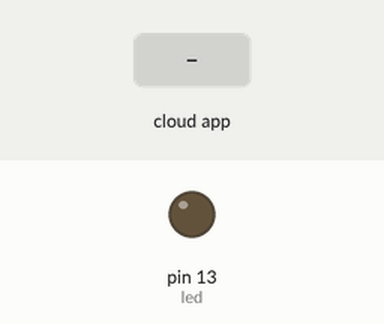
Recording of a sketch running on a simulated Arduino Uno, built with avr-gcc and run on an emulated ATmega328P. Shown: output pins drawn as LEDs (lit = HIGH). The inputs (shaded band) are chosen by the test bench. The ROS host is connected and sends only what is stated.

Above: at 1.2 s.
1.3 s: the phone or cloud app sets led_val to 1
At 2.5 s:
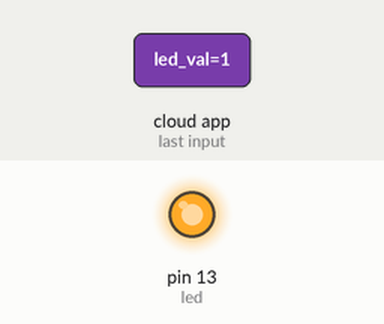
2.8 s: the phone or cloud app sets led_val to 0
At 3.8 s:
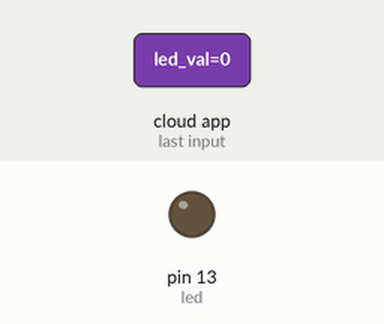
Timing chart, 0 to 5.8 s (numbered marks = the images above; inputs shaded):
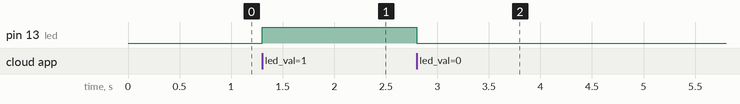

The sketch:

blink_led.ino
```cpp
#include <ros.h>
#include <std_msgs/Int8.h>

#define led 13

ros::NodeHandle nh;

int led_val;

void messageCallback(const std_msgs::Int8& led_msg)
{
  if(led_msg.data == 1)
  {
    digitalWrite(led, HIGH);
  }
  else
  {
    digitalWrite(led, LOW);
  }
}

ros::Subscriber<std_msgs::Int8> sub("led_val", messageCallback);
void setup() {
  // put your setup code here, to run once:
  pinMode(led, OUTPUT);
  Serial.begin(57600);
  nh.initNode();
  nh.subscribe(sub);

}

void loop() {
  // put your main code here, to run repeatedly:
  nh.spinOnce();
  delay(2);

}
```

Measured:
- after the input at 1.3 s, pin 13 (led): LOW → HIGH at once
- after the input at 2.8 s, pin 13 (led): HIGH → LOW at once
